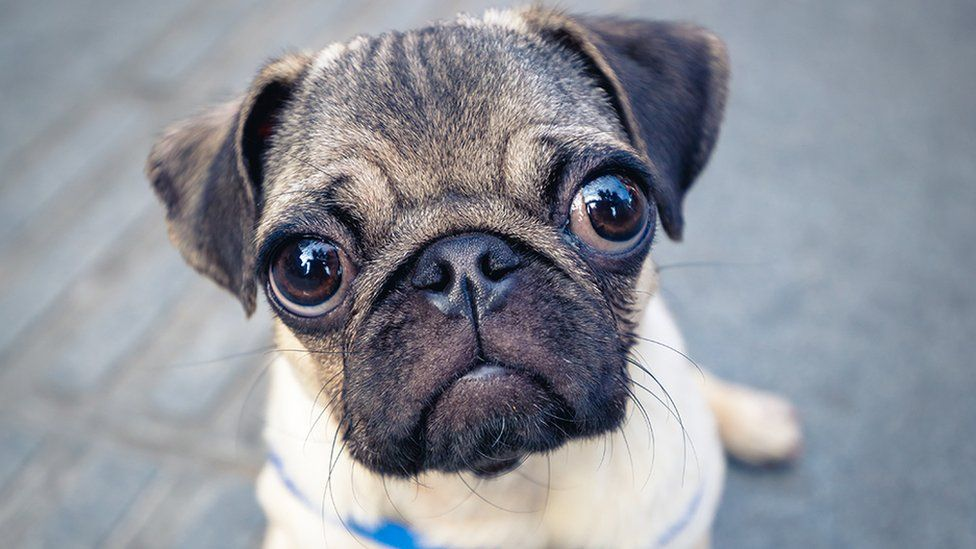
#> input picture images/dog.jpg, 976 x 549 px
$ jupyter execute singular_value_decomposition.ipynb
#> lines starting #> are read from the running program, lines starting #| are printed output that depends on the picture; long printed decimals are rounded
[cell 1]
import numpy as np
import matplotlib.pyplot as plt
# from skimage import color
# from skimage import io
from PIL import Image

[cell 2]
# image = color.rgb2gray(io.imread("images/dog.jpg"))
image = Image.open("images/dog.jpg").convert('L')
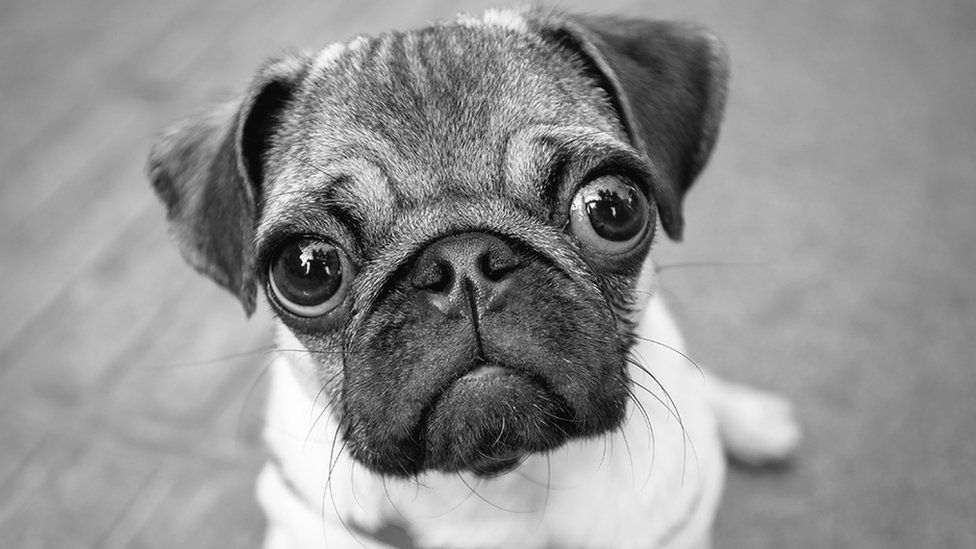
#> image: PIL image 976x549 L; min 0, max 255, mean 144.5
image = np.asarray(image, dtype='float64')
#> image: shape (549, 976) float64
print(image.shape)
#| (549, 976)
plt.imshow(image, cmap='gray')

[cell 3]
def truncated_SVD(A, rank=50):
#> called with rank = 100
    U, sigmas, V = np.linalg.svd(A)
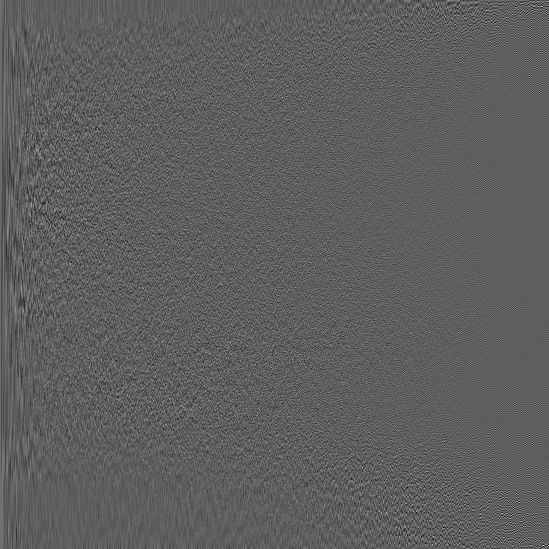
#> U: shape (549, 549) float64; min -0.277, max 0.47, mean 6.8e-05; drawn with min black and max white
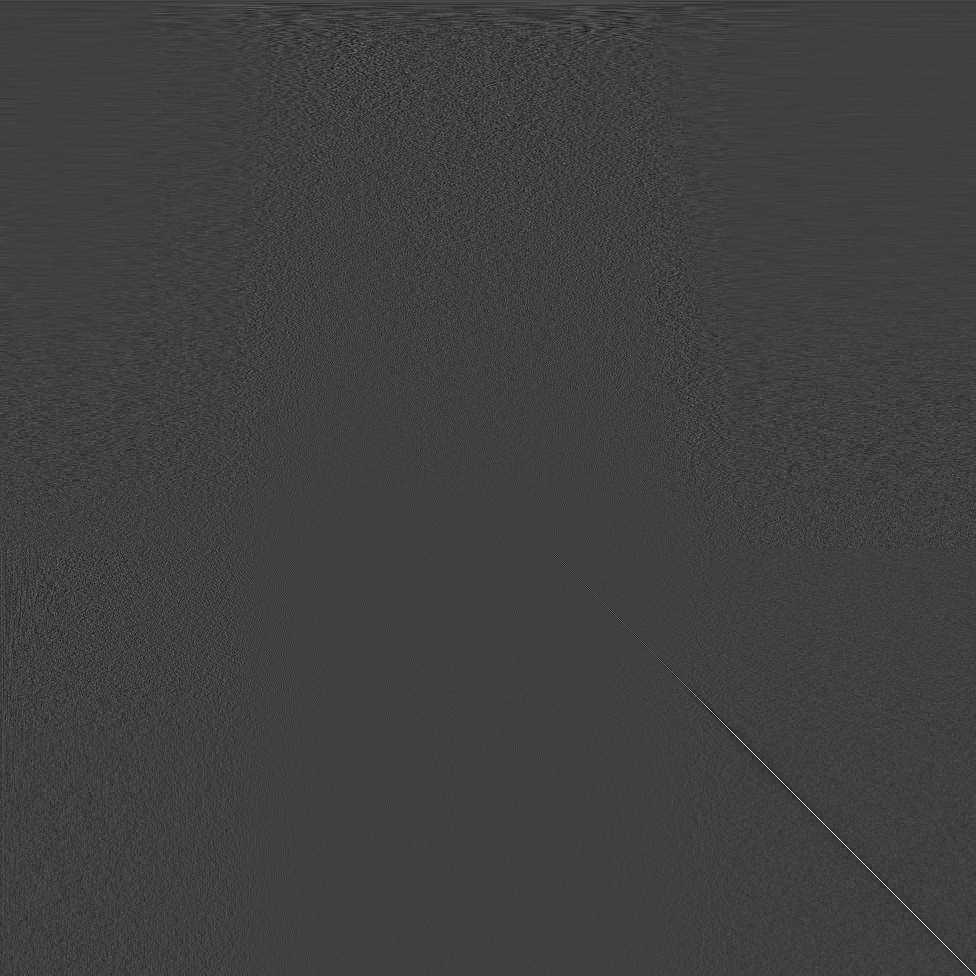
#> V: shape (976, 976) float64; min -0.285, max 0.851, mean 3.82e-05; drawn with min black and max white
#> sigmas = 549 values, max 107351.8 at index 0, min 3.84 at index 548, mean 684.5
    V = V.T
    S = np.zeros(A.shape)
    for it in range(min(A.shape)):
        S[it, it] = sigmas[it]
    A_k = U[:, :rank].dot(S[:rank, :rank])
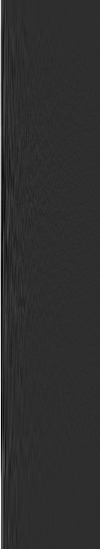
#> A_k: shape (549, 100) float64; min -1247.7, max 5638.5, mean 44.7; drawn with min black and max white
    A_k = A_k.dot(V[:, :rank].T)
#> A_k: shape (549, 976) float64
    return A_k, sigmas

[cell 4]
rank = 100
pressed_image, sigmas = truncated_SVD(image, rank)
print(pressed_image)
#> (printed output is left out)
plt.imshow(pressed_image, cmap='gray')

[cell 5]
loss = 1 - (np.sum(sigmas[:rank] ** 2) / np.sum(sigmas ** 2))
#> loss = 0.00241
print(loss)
#| 0.002406
